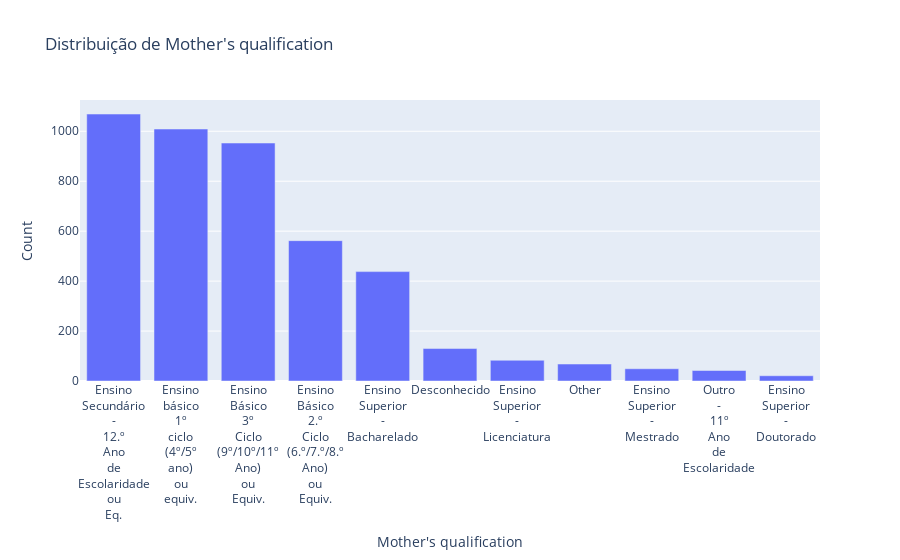
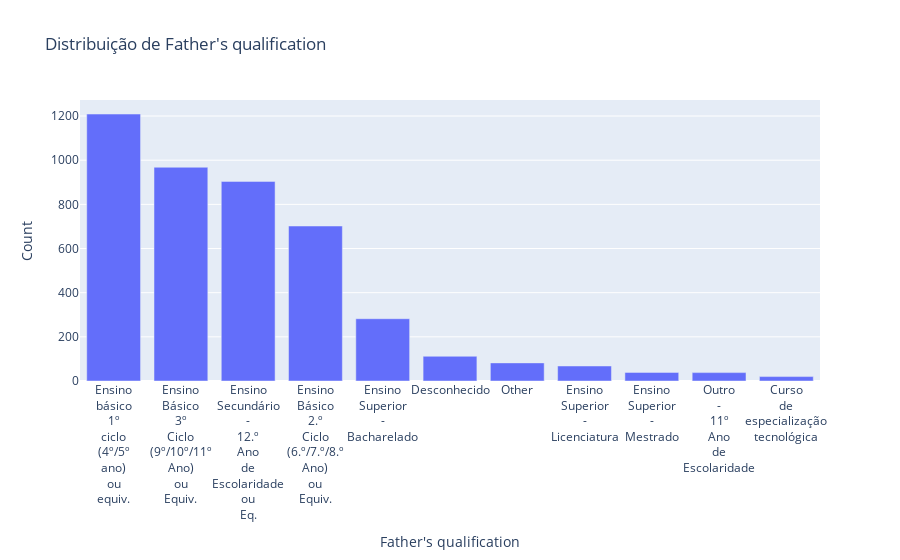

Notebook source saved alongside these figures, in order:
### Markdown cell above
Nesta etapa foi analisado o comportamento das seguintes colunas:
* Mother's qualification
* Father’s qualification
* Mother’s occupation
* Father’s occupation

Essas colunas possuem muitos valores unicos, então foi necessario realizar uma filtragem para que a visualização em graficos ficasse mais limpa.

### Code cell
columns = ["Mother's qualification","Father's qualification","Mother's occupation","Father's occupation"]
for column in columns:
  plot_data = dataset[column].copy()
  value_counts = plot_data.value_counts()
  plot_data = plot_data.replace(value_counts[value_counts < 20].index, 'Other')

  # Preparar os dados para o gráfico
  plot_data = plot_data.value_counts().reset_index()
  plot_data.columns = [column, 'Count']
  # Aplicando quebra de linha nos espaços
  plot_data[column] = plot_data[column].apply(
    lambda x: '<br>'.join(x.split(' '))
)

  # Criar o gráfico
  fig = px.bar(plot_data, x=column, y="Count",
              title=f"Distribuição de {column}")
  fig.update_layout(xaxis=dict(tickangle=0))
  fig.show()

### Figure 1 — Plotly figure (JSON) as saved in the notebook; plotly's stock layout.template omitted (floating-point values rounded to 4 significant figures)
{"data": [{"alignmentgroup": "True", "hovertemplate": "Mother's qualification=%{x}<br>Count=%{y}<extra></extra>", "legendgroup": "", "marker": {"color": "#636efa", "pattern": {"shape": ""}}, "name": "", "offsetgroup": "", "orientation": "v", "showlegend": false, "textposition": "auto", "type": "bar", "x": ["Ensino<br>Secundário<br>-<br>12.º<br>Ano<br>de<br>Escolaridade<br>ou<br>Eq.", "Ensino<br>básico<br>1º<br>ciclo<br>(4º/5º<br>ano)<br>ou<br>equiv.", "Ensino<br>Básico<br>3º<br>Ciclo<br>(9º/10º/11º<br>Ano)<br>ou<br>Equiv.", "Ensino<br>Básico<br>2.º<br>Ciclo<br>(6.º/7.º/8.º<br>Ano)<br>ou<br>Equiv.", "Ensino<br>Superior<br>-<br>Bacharelado", "Desconhecido", "Ensino<br>Superior<br>-<br>Licenciatura", "Other", "Ensino<br>Superior<br>-<br>Mestrado", "Outro<br>-<br>11º<br>Ano<br>de<br>Escolaridade", "Ensino<br>Superior<br>-<br>Doutorado"], "xaxis": "x", "y": [1069, 1009, 953, 562, 438, 130, 83, 68, 49, 42, 21], "yaxis": "y"}], "layout": {"barmode": "relative", "legend": {"tracegroupgap": 0}, "title": {"text": "Distribuição de Mother's qualification"}, "xaxis": {"anchor": "y", "domain": [0, 1], "tickangle": 0, "title": {"text": "Mother's qualification"}}, "yaxis": {"anchor": "x", "domain": [0, 1], "title": {"text": "Count"}}}}

### Figure 2 — Plotly figure (JSON) as saved in the notebook; plotly's stock layout.template omitted (floating-point values rounded to 4 significant figures)
{"data": [{"alignmentgroup": "True", "hovertemplate": "Father's qualification=%{x}<br>Count=%{y}<extra></extra>", "legendgroup": "", "marker": {"color": "#636efa", "pattern": {"shape": ""}}, "name": "", "offsetgroup": "", "orientation": "v", "showlegend": false, "textposition": "auto", "type": "bar", "x": ["Ensino<br>básico<br>1º<br>ciclo<br>(4º/5º<br>ano)<br>ou<br>equiv.", "Ensino<br>Básico<br>3º<br>Ciclo<br>(9º/10º/11º<br>Ano)<br>ou<br>Equiv.", "Ensino<br>Secundário<br>-<br>12.º<br>Ano<br>de<br>Escolaridade<br>ou<br>Eq.", "Ensino<br>Básico<br>2.º<br>Ciclo<br>(6.º/7.º/8.º<br>Ano)<br>ou<br>Equiv.", "Ensino<br>Superior<br>-<br>Bacharelado", "Desconhecido", "Other", "Ensino<br>Superior<br>-<br>Licenciatura", "Ensino<br>Superior<br>-<br>Mestrado", "Outro<br>-<br>11º<br>Ano<br>de<br>Escolaridade", "Curso<br>de<br>especialização<br>tecnológica"], "xaxis": "x", "y": [1209, 968, 904, 702, 282, 112, 82, 68, 39, 38, 20], "yaxis": "y"}], "layout": {"barmode": "relative", "legend": {"tracegroupgap": 0}, "title": {"text": "Distribuição de Father's qualification"}, "xaxis": {"anchor": "y", "domain": [0, 1], "tickangle": 0, "title": {"text": "Father's qualification"}}, "yaxis": {"anchor": "x", "domain": [0, 1], "title": {"text": "Count"}}}}
